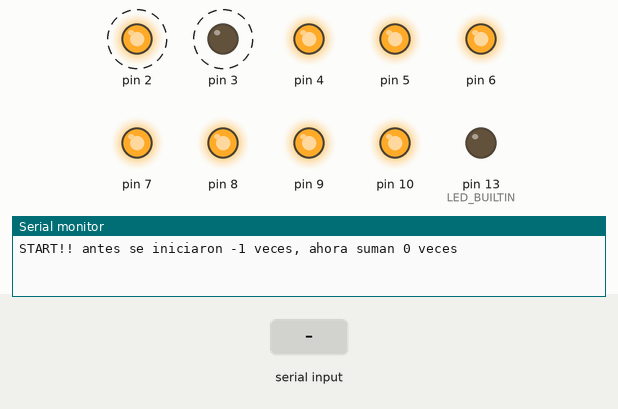
A sketch run on a simulated Arduino Uno, built with avr-gcc and run on an emulated ATmega328P. Parts: output pins drawn as LEDs (lit = HIGH), the last lines printed to the serial monitor. Dashed ring = blinking. The inputs (shaded band) are chosen by the test bench. EEPROM starts erased.

Above: at 1.5 s.
1.6 s: "c" received over Serial
At 2.4 s:
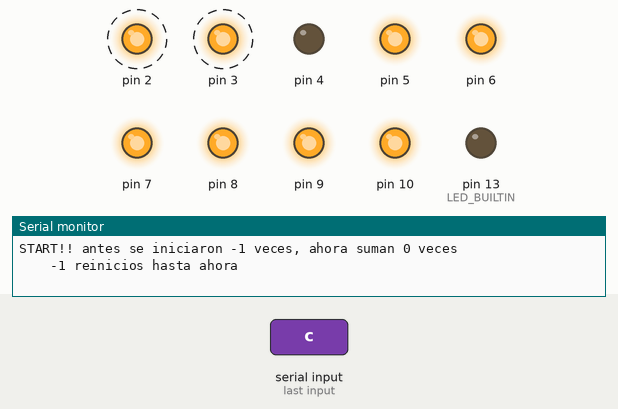
4.6 s: "r" received over Serial
At 6.4 s:
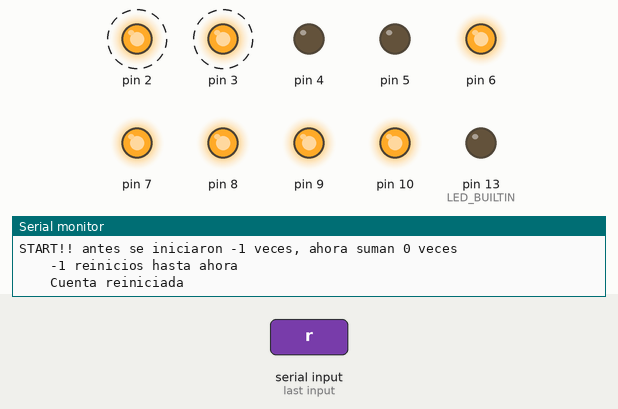
Timing chart, 0 to 24.6 s (numbered marks = the images above; inputs shaded):
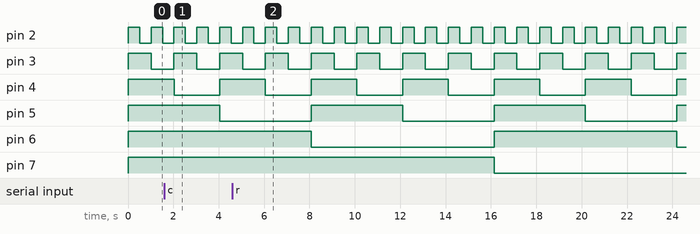

The sketch:

01.ino
```cpp
#include <EEPROM.h>

byte out;

void setup() {
  pinMode(LED_BUILTIN, OUTPUT);
  for (int i=2;i<=10;i++){
    pinMode(i, OUTPUT);
    digitalWrite(i,HIGH);
  }

  out = 0;
  Serial.begin(9600);
  delay(10);

  byte value = EEPROM.read(0);
  value++;
  EEPROM.write(0,value);
  Serial.println("START!! antes se iniciaron "+String(value-1)+" veces, ahora suman "+String(value)+" veces");
}

String debug;
String binario;

void loop() {

  if (out<10){
    debug=">>   ";
  }else{
    if (out<100){
      debug=">>  ";
    }else{
      debug=">> ";
    }
  }
  debug+=String(out)+":";
  binario="";
  for (int i=2; i<=10; i++){
    if ( ( out & round(pow(2,(i-2))) )>0 ){
      digitalWrite(i,LOW);
      binario=String("1")+binario;
    }else{
      digitalWrite(i,HIGH);
      binario=String("0")+binario;
    }
  }
  //Serial.println(debug+binario);
  delay(500);
  out++;
}

void serialEvent(){
  char c;
  while(Serial.available()){
    c = (char)Serial.read();
  }
  if (c == 'c'){
    byte value = EEPROM.read(0);
    Serial.println("    "+String(value-1)+" reinicios hasta ahora");
  }
  if (c == 'r'){
    EEPROM.write(0,0);
    Serial.println("    Cuenta reiniciada");
  }
}
```

Measured:
- by itself, pin 2: alternates HIGH for 0.50 s and LOW for 0.50 s
- by itself, pin 3: alternates HIGH for 1.0 s and LOW for 1.0 s
- by itself, pin 4: alternates HIGH for 2.0 s and LOW for 2.0 s
- by itself, pin 5: alternates HIGH for 4.0 s and LOW for 4.0 s
